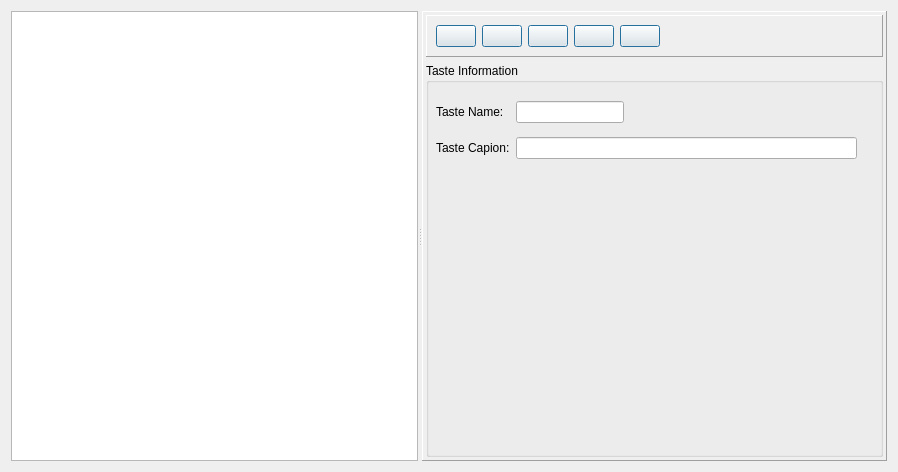
<?xml version="1.0" encoding="UTF-8"?>
<ui version="4.0">
 <class>TasteForm</class>
 <widget class="QWidget" name="TasteForm">
  <property name="geometry">
   <rect>
    <x>0</x>
    <y>0</y>
    <width>898</width>
    <height>472</height>
   </rect>
  </property>
  <property name="windowTitle">
   <string>Taste Set</string>
  </property>
  <layout class="QVBoxLayout" name="verticalLayout">
   <item>
    <widget class="QSplitter" name="splitter">
     <property name="orientation">
      <enum>Qt::Horizontal</enum>
     </property>
     <widget class="QTableView" name="tableView">
      <property name="textElideMode">
       <enum>Qt::ElideLeft</enum>
      </property>
     </widget>
     <widget class="QFrame" name="frame">
      <property name="frameShape">
       <enum>QFrame::Panel</enum>
      </property>
      <property name="frameShadow">
       <enum>QFrame::Raised</enum>
      </property>
      <layout class="QGridLayout" name="gridLayout_3">
       <property name="margin">
        <number>3</number>
       </property>
       <item row="0" column="0">
        <widget class="QFrame" name="frame_2">
         <property name="sizePolicy">
          <sizepolicy hsizetype="Preferred" vsizetype="Fixed">
           <horstretch>0</horstretch>
           <verstretch>0</verstretch>
          </sizepolicy>
         </property>
         <property name="frameShape">
          <enum>QFrame::Panel</enum>
         </property>
         <property name="frameShadow">
          <enum>QFrame::Raised</enum>
         </property>
         <layout class="QGridLayout" name="gridLayout_2">
          <item row="0" column="0">
           <widget class="QPushButton" name="newButton">
            <property name="sizePolicy">
             <sizepolicy hsizetype="Fixed" vsizetype="Fixed">
              <horstretch>0</horstretch>
              <verstretch>0</verstretch>
             </sizepolicy>
            </property>
            <property name="toolTip">
             <string>New</string>
            </property>
            <property name="text">
             <string/>
            </property>
            <property name="icon">
             <iconset>
              <normaloff>:/image/Add.png</normaloff>:/image/Add.png</iconset>
            </property>
            <property name="iconSize">
             <size>
              <width>24</width>
              <height>24</height>
             </size>
            </property>
            <property name="autoRepeat">
             <bool>false</bool>
            </property>
            <property name="autoExclusive">
             <bool>false</bool>
            </property>
            <property name="default">
             <bool>true</bool>
            </property>
            <property name="flat">
             <bool>false</bool>
            </property>
           </widget>
          </item>
          <item row="0" column="5">
           <spacer name="horizontalSpacer">
            <property name="orientation">
             <enum>Qt::Horizontal</enum>
            </property>
            <property name="sizeHint" stdset="0">
             <size>
              <width>40</width>
              <height>20</height>
             </size>
            </property>
           </spacer>
          </item>
          <item row="0" column="3">
           <widget class="QPushButton" name="delButton">
            <property name="sizePolicy">
             <sizepolicy hsizetype="Fixed" vsizetype="Fixed">
              <horstretch>0</horstretch>
              <verstretch>0</verstretch>
             </sizepolicy>
            </property>
            <property name="toolTip">
             <string>Del</string>
            </property>
            <property name="text">
             <string/>
            </property>
            <property name="icon">
             <iconset>
              <normaloff>:/image/cross_48.png</normaloff>:/image/cross_48.png</iconset>
            </property>
            <property name="iconSize">
             <size>
              <width>24</width>
              <height>24</height>
             </size>
            </property>
            <property name="autoDefault">
             <bool>true</bool>
            </property>
            <property name="default">
             <bool>true</bool>
            </property>
            <property name="flat">
             <bool>false</bool>
            </property>
           </widget>
          </item>
          <item row="0" column="4">
           <widget class="QPushButton" name="cancelButton">
            <property name="sizePolicy">
             <sizepolicy hsizetype="Fixed" vsizetype="Fixed">
              <horstretch>0</horstretch>
              <verstretch>0</verstretch>
             </sizepolicy>
            </property>
            <property name="toolTip">
             <string>Exit</string>
            </property>
            <property name="text">
             <string/>
            </property>
            <property name="icon">
             <iconset>
              <normaloff>:/image/cancel.png</normaloff>:/image/cancel.png</iconset>
            </property>
            <property name="iconSize">
             <size>
              <width>24</width>
              <height>24</height>
             </size>
            </property>
            <property name="default">
             <bool>true</bool>
            </property>
            <property name="flat">
             <bool>false</bool>
            </property>
           </widget>
          </item>
          <item row="0" column="2">
           <widget class="QPushButton" name="saveButton">
            <property name="sizePolicy">
             <sizepolicy hsizetype="Fixed" vsizetype="Fixed">
              <horstretch>0</horstretch>
              <verstretch>0</verstretch>
             </sizepolicy>
            </property>
            <property name="toolTip">
             <string>Save</string>
            </property>
            <property name="text">
             <string/>
            </property>
            <property name="icon">
             <iconset>
              <normaloff>:/image/save.png</normaloff>:/image/save.png</iconset>
            </property>
            <property name="iconSize">
             <size>
              <width>24</width>
              <height>24</height>
             </size>
            </property>
            <property name="autoRepeat">
             <bool>false</bool>
            </property>
            <property name="autoExclusive">
             <bool>false</bool>
            </property>
            <property name="default">
             <bool>true</bool>
            </property>
            <property name="flat">
             <bool>false</bool>
            </property>
           </widget>
          </item>
          <item row="0" column="1">
           <widget class="QPushButton" name="editButton">
            <property name="toolTip">
             <string>Edit</string>
            </property>
            <property name="text">
             <string/>
            </property>
            <property name="icon">
             <iconset>
              <normaloff>:/image/edit.png</normaloff>:/image/edit.png</iconset>
            </property>
            <property name="iconSize">
             <size>
              <width>24</width>
              <height>24</height>
             </size>
            </property>
            <property name="autoDefault">
             <bool>true</bool>
            </property>
            <property name="default">
             <bool>true</bool>
            </property>
           </widget>
          </item>
         </layout>
        </widget>
       </item>
       <item row="1" column="0">
        <widget class="QGroupBox" name="groupBox">
         <property name="title">
          <string>Taste Information</string>
         </property>
         <widget class="QWidget" name="gridLayoutWidget">
          <property name="geometry">
           <rect>
            <x>10</x>
            <y>30</y>
            <width>421</width>
            <height>74</height>
           </rect>
          </property>
          <layout class="QGridLayout" name="gridLayout">
           <item row="1" column="1">
            <widget class="QLineEdit" name="captionEdit"/>
           </item>
           <item row="1" column="0">
            <widget class="QLabel" name="captionLabel">
             <property name="text">
              <string>Taste Capion:</string>
             </property>
            </widget>
           </item>
           <item row="0" column="0">
            <widget class="QLabel" name="nameLabel">
             <property name="text">
              <string>Taste Name:</string>
             </property>
            </widget>
           </item>
           <item row="0" column="1">
            <widget class="QLineEdit" name="nameEdit">
             <property name="sizePolicy">
              <sizepolicy hsizetype="Fixed" vsizetype="Fixed">
               <horstretch>0</horstretch>
               <verstretch>0</verstretch>
              </sizepolicy>
             </property>
            </widget>
           </item>
          </layout>
         </widget>
        </widget>
       </item>
      </layout>
     </widget>
    </widget>
   </item>
  </layout>
 </widget>
 <tabstops>
  <tabstop>nameEdit</tabstop>
  <tabstop>captionEdit</tabstop>
  <tabstop>editButton</tabstop>
  <tabstop>newButton</tabstop>
  <tabstop>saveButton</tabstop>
  <tabstop>delButton</tabstop>
  <tabstop>tableView</tabstop>
  <tabstop>cancelButton</tabstop>
 </tabstops>
 <resources/>
 <connections/>
</ui>
